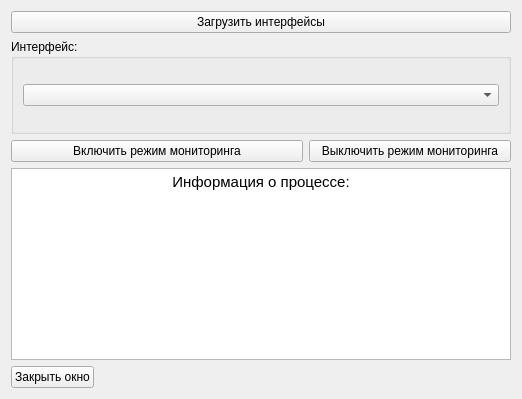
<?xml version="1.0" encoding="UTF-8"?>
<ui version="4.0">
 <class>airmon</class>
 <widget class="QWidget" name="airmon">
  <property name="windowModality">
   <enum>Qt::ApplicationModal</enum>
  </property>
  <property name="geometry">
   <rect>
    <x>0</x>
    <y>0</y>
    <width>522</width>
    <height>399</height>
   </rect>
  </property>
  <property name="sizePolicy">
   <sizepolicy hsizetype="Minimum" vsizetype="Preferred">
    <horstretch>0</horstretch>
    <verstretch>0</verstretch>
   </sizepolicy>
  </property>
  <property name="windowTitle">
   <string>Airmon-ng</string>
  </property>
  <layout class="QGridLayout" name="gridLayout">
   <item row="4" column="0" colspan="2">
    <widget class="QPushButton" name="pushButtonEnable">
     <property name="text">
      <string>Включить режим мониторинга</string>
     </property>
    </widget>
   </item>
   <item row="6" column="0" colspan="3">
    <widget class="QTextEdit" name="textEdit">
     <property name="sizePolicy">
      <sizepolicy hsizetype="Minimum" vsizetype="Minimum">
       <horstretch>0</horstretch>
       <verstretch>0</verstretch>
      </sizepolicy>
     </property>
     <property name="readOnly">
      <bool>true</bool>
     </property>
     <property name="html">
      <string>&lt;!DOCTYPE HTML PUBLIC &quot;-//W3C//DTD HTML 4.0//EN&quot; &quot;http://www.w3.org/TR/REC-html40/strict.dtd&quot;&gt;
&lt;html&gt;&lt;head&gt;&lt;meta name=&quot;qrichtext&quot; content=&quot;1&quot; /&gt;&lt;style type=&quot;text/css&quot;&gt;
p, li { white-space: pre-wrap; }
&lt;/style&gt;&lt;/head&gt;&lt;body style=&quot; font-family:'Cantarell'; font-size:11pt; font-weight:400; font-style:normal;&quot;&gt;
&lt;table border=&quot;0&quot; style=&quot;-qt-table-type: root; margin-top:4px; margin-bottom:4px; margin-left:4px; margin-right:4px;&quot;&gt;
&lt;tr&gt;
&lt;td style=&quot;border: none;&quot;&gt;
&lt;p align=&quot;center&quot; style=&quot; margin-top:0px; margin-bottom:0px; margin-left:0px; margin-right:0px; -qt-block-indent:0; text-indent:0px;&quot;&gt;&lt;span style=&quot; font-family:'Ubuntu'; color:#000000;&quot;&gt;Информация о процессе:&lt;/span&gt;&lt;/p&gt;&lt;/td&gt;&lt;/tr&gt;&lt;/table&gt;&lt;/body&gt;&lt;/html&gt;</string>
     </property>
     <property name="textInteractionFlags">
      <set>Qt::TextBrowserInteraction</set>
     </property>
    </widget>
   </item>
   <item row="0" column="0" colspan="3">
    <widget class="QPushButton" name="pushButtonLoad">
     <property name="text">
      <string>Загрузить интерфейсы</string>
     </property>
    </widget>
   </item>
   <item row="4" column="2">
    <widget class="QPushButton" name="pushButtonDisable">
     <property name="text">
      <string>Выключить режим мониторинга</string>
     </property>
    </widget>
   </item>
   <item row="7" column="0">
    <widget class="QPushButton" name="pushButtonOk">
     <property name="sizePolicy">
      <sizepolicy hsizetype="Maximum" vsizetype="Fixed">
       <horstretch>0</horstretch>
       <verstretch>0</verstretch>
      </sizepolicy>
     </property>
     <property name="text">
      <string>Закрыть окно</string>
     </property>
    </widget>
   </item>
   <item row="3" column="0" colspan="3">
    <widget class="QGroupBox" name="groupBox">
     <property name="title">
      <string>Интерфейс:</string>
     </property>
     <layout class="QGridLayout" name="gridLayout_2">
      <item row="0" column="0">
       <widget class="QComboBox" name="comboBox">
        <property name="sizePolicy">
         <sizepolicy hsizetype="Minimum" vsizetype="Maximum">
          <horstretch>0</horstretch>
          <verstretch>0</verstretch>
         </sizepolicy>
        </property>
        <property name="sizeAdjustPolicy">
         <enum>QComboBox::AdjustToContentsOnFirstShow</enum>
        </property>
       </widget>
      </item>
     </layout>
    </widget>
   </item>
  </layout>
 </widget>
 <resources/>
 <connections>
  <connection>
   <sender>pushButtonOk</sender>
   <signal>clicked()</signal>
   <receiver>airmon</receiver>
   <slot>close()</slot>
   <hints>
    <hint type="sourcelabel">
     <x>619</x>
     <y>329</y>
    </hint>
    <hint type="destinationlabel">
     <x>378</x>
     <y>319</y>
    </hint>
   </hints>
  </connection>
 </connections>
</ui>
